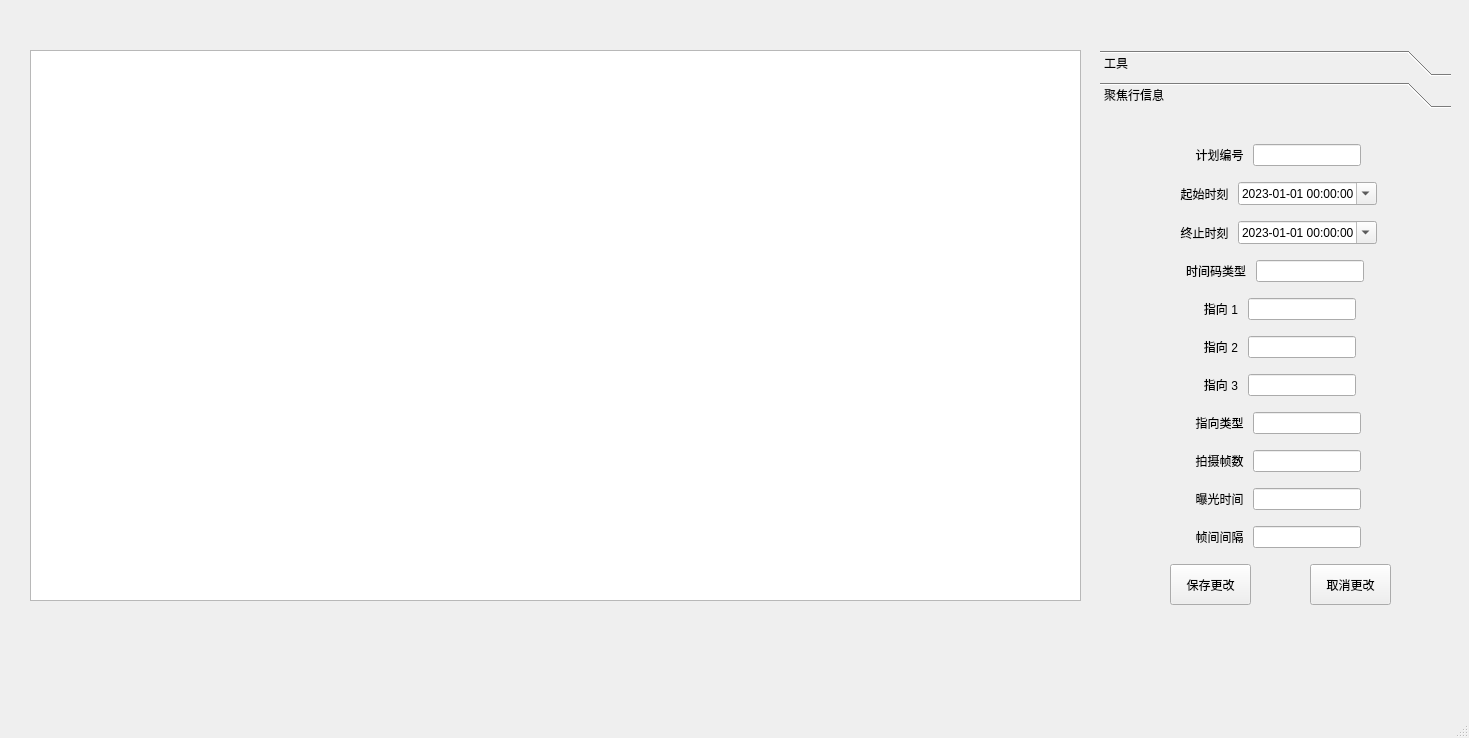
<?xml version="1.0" encoding="UTF-8"?>
<ui version="4.0">
 <class>MainWindow</class>
 <widget class="QMainWindow" name="MainWindow">
  <property name="geometry">
   <rect>
    <x>0</x>
    <y>0</y>
    <width>1469</width>
    <height>738</height>
   </rect>
  </property>
  <property name="windowTitle">
   <string>MainWindow</string>
  </property>
  <widget class="QWidget" name="centralwidget">
   <widget class="QTreeView" name="treeView">
    <property name="geometry">
     <rect>
      <x>30</x>
      <y>50</y>
      <width>1051</width>
      <height>551</height>
     </rect>
    </property>
   </widget>
   <widget class="QToolBox" name="toolBox">
    <property name="geometry">
     <rect>
      <x>1100</x>
      <y>50</y>
      <width>351</width>
      <height>571</height>
     </rect>
    </property>
    <property name="minimumSize">
     <size>
      <width>171</width>
      <height>251</height>
     </size>
    </property>
    <property name="layoutDirection">
     <enum>Qt::LeftToRight</enum>
    </property>
    <property name="currentIndex">
     <number>1</number>
    </property>
    <widget class="QWidget" name="page_1">
     <property name="geometry">
      <rect>
       <x>0</x>
       <y>0</y>
       <width>351</width>
       <height>501</height>
      </rect>
     </property>
     <property name="minimumSize">
      <size>
       <width>0</width>
       <height>0</height>
      </size>
     </property>
     <attribute name="label">
      <string>工具</string>
     </attribute>
     <widget class="QPushButton" name="addTaskGroup_pushButton">
      <property name="geometry">
       <rect>
        <x>30</x>
        <y>10</y>
        <width>101</width>
        <height>41</height>
       </rect>
      </property>
      <property name="text">
       <string>添加任务集</string>
      </property>
     </widget>
     <widget class="QPushButton" name="addTask_pushButton">
      <property name="geometry">
       <rect>
        <x>30</x>
        <y>70</y>
        <width>101</width>
        <height>41</height>
       </rect>
      </property>
      <property name="text">
       <string>添加任务</string>
      </property>
     </widget>
     <widget class="QPushButton" name="del_pushButton">
      <property name="geometry">
       <rect>
        <x>20</x>
        <y>140</y>
        <width>181</width>
        <height>41</height>
       </rect>
      </property>
      <property name="text">
       <string>删除选中任务/任务集</string>
      </property>
     </widget>
     <widget class="QPushButton" name="processInfo_pushButton">
      <property name="geometry">
       <rect>
        <x>20</x>
        <y>210</y>
        <width>151</width>
        <height>51</height>
       </rect>
      </property>
      <property name="text">
       <string>进程信息</string>
      </property>
     </widget>
    </widget>
    <widget class="QWidget" name="page_3">
     <property name="geometry">
      <rect>
       <x>0</x>
       <y>0</y>
       <width>351</width>
       <height>501</height>
      </rect>
     </property>
     <attribute name="label">
      <string>聚焦行信息</string>
     </attribute>
     <widget class="QWidget" name="layoutWidget">
      <property name="geometry">
       <rect>
        <x>10</x>
        <y>20</y>
        <width>330</width>
        <height>424</height>
       </rect>
      </property>
      <layout class="QVBoxLayout" name="verticalLayout">
       <item>
        <layout class="QHBoxLayout" name="horizontalLayout">
         <item>
          <spacer name="horizontalSpacer_4">
           <property name="orientation">
            <enum>Qt::Horizontal</enum>
           </property>
           <property name="sizeHint" stdset="0">
            <size>
             <width>40</width>
             <height>20</height>
            </size>
           </property>
          </spacer>
         </item>
         <item>
          <widget class="QLabel" name="label_1">
           <property name="text">
            <string>  计划编号 </string>
           </property>
          </widget>
         </item>
         <item>
          <widget class="QLineEdit" name="lineEdit_1">
           <property name="readOnly">
            <bool>true</bool>
           </property>
          </widget>
         </item>
         <item>
          <spacer name="horizontalSpacer">
           <property name="orientation">
            <enum>Qt::Horizontal</enum>
           </property>
           <property name="sizeHint" stdset="0">
            <size>
             <width>40</width>
             <height>20</height>
            </size>
           </property>
          </spacer>
         </item>
        </layout>
       </item>
       <item>
        <layout class="QHBoxLayout" name="horizontalLayout_2">
         <item>
          <spacer name="horizontalSpacer_2">
           <property name="orientation">
            <enum>Qt::Horizontal</enum>
           </property>
           <property name="sizeHint" stdset="0">
            <size>
             <width>40</width>
             <height>20</height>
            </size>
           </property>
          </spacer>
         </item>
         <item>
          <widget class="QLabel" name="label_2">
           <property name="text">
            <string>  起始时刻 </string>
           </property>
          </widget>
         </item>
         <item>
          <widget class="QDateTimeEdit" name="dateTimeEdit_2">
           <property name="dateTime">
            <datetime>
             <hour>0</hour>
             <minute>0</minute>
             <second>0</second>
             <year>2023</year>
             <month>1</month>
             <day>1</day>
            </datetime>
           </property>
           <property name="displayFormat">
            <string>yyyy-MM-dd HH:mm:ss</string>
           </property>
           <property name="calendarPopup">
            <bool>true</bool>
           </property>
          </widget>
         </item>
         <item>
          <spacer name="horizontalSpacer_5">
           <property name="orientation">
            <enum>Qt::Horizontal</enum>
           </property>
           <property name="sizeHint" stdset="0">
            <size>
             <width>40</width>
             <height>20</height>
            </size>
           </property>
          </spacer>
         </item>
        </layout>
       </item>
       <item>
        <layout class="QHBoxLayout" name="horizontalLayout_3">
         <item>
          <spacer name="horizontalSpacer_3">
           <property name="orientation">
            <enum>Qt::Horizontal</enum>
           </property>
           <property name="sizeHint" stdset="0">
            <size>
             <width>40</width>
             <height>20</height>
            </size>
           </property>
          </spacer>
         </item>
         <item>
          <widget class="QLabel" name="label_3">
           <property name="text">
            <string>  终止时刻 </string>
           </property>
          </widget>
         </item>
         <item>
          <widget class="QDateTimeEdit" name="dateTimeEdit_3">
           <property name="showGroupSeparator" stdset="0">
            <bool>false</bool>
           </property>
           <property name="dateTime">
            <datetime>
             <hour>0</hour>
             <minute>0</minute>
             <second>0</second>
             <year>2023</year>
             <month>1</month>
             <day>1</day>
            </datetime>
           </property>
           <property name="displayFormat">
            <string>yyyy-MM-dd HH:mm:ss</string>
           </property>
           <property name="calendarPopup">
            <bool>true</bool>
           </property>
          </widget>
         </item>
         <item>
          <spacer name="horizontalSpacer_6">
           <property name="orientation">
            <enum>Qt::Horizontal</enum>
           </property>
           <property name="sizeHint" stdset="0">
            <size>
             <width>40</width>
             <height>20</height>
            </size>
           </property>
          </spacer>
         </item>
        </layout>
       </item>
       <item>
        <layout class="QHBoxLayout" name="horizontalLayout_4">
         <item>
          <spacer name="horizontalSpacer_7">
           <property name="orientation">
            <enum>Qt::Horizontal</enum>
           </property>
           <property name="sizeHint" stdset="0">
            <size>
             <width>40</width>
             <height>20</height>
            </size>
           </property>
          </spacer>
         </item>
         <item>
          <widget class="QLabel" name="label_4">
           <property name="text">
            <string>时间码类型 </string>
           </property>
          </widget>
         </item>
         <item>
          <widget class="QLineEdit" name="lineEdit_4"/>
         </item>
         <item>
          <spacer name="horizontalSpacer_8">
           <property name="orientation">
            <enum>Qt::Horizontal</enum>
           </property>
           <property name="sizeHint" stdset="0">
            <size>
             <width>40</width>
             <height>20</height>
            </size>
           </property>
          </spacer>
         </item>
        </layout>
       </item>
       <item>
        <layout class="QHBoxLayout" name="horizontalLayout_5">
         <item>
          <spacer name="horizontalSpacer_9">
           <property name="orientation">
            <enum>Qt::Horizontal</enum>
           </property>
           <property name="sizeHint" stdset="0">
            <size>
             <width>40</width>
             <height>20</height>
            </size>
           </property>
          </spacer>
         </item>
         <item>
          <widget class="QLabel" name="label_8">
           <property name="text">
            <string>   指向 1 </string>
           </property>
          </widget>
         </item>
         <item>
          <widget class="QLineEdit" name="lineEdit_5"/>
         </item>
         <item>
          <spacer name="horizontalSpacer_10">
           <property name="orientation">
            <enum>Qt::Horizontal</enum>
           </property>
           <property name="sizeHint" stdset="0">
            <size>
             <width>40</width>
             <height>20</height>
            </size>
           </property>
          </spacer>
         </item>
        </layout>
       </item>
       <item>
        <layout class="QHBoxLayout" name="horizontalLayout_6">
         <item>
          <spacer name="horizontalSpacer_11">
           <property name="orientation">
            <enum>Qt::Horizontal</enum>
           </property>
           <property name="sizeHint" stdset="0">
            <size>
             <width>40</width>
             <height>20</height>
            </size>
           </property>
          </spacer>
         </item>
         <item>
          <widget class="QLabel" name="label_5">
           <property name="text">
            <string>   指向 2 </string>
           </property>
          </widget>
         </item>
         <item>
          <widget class="QLineEdit" name="lineEdit_6"/>
         </item>
         <item>
          <spacer name="horizontalSpacer_12">
           <property name="orientation">
            <enum>Qt::Horizontal</enum>
           </property>
           <property name="sizeHint" stdset="0">
            <size>
             <width>40</width>
             <height>20</height>
            </size>
           </property>
          </spacer>
         </item>
        </layout>
       </item>
       <item>
        <layout class="QHBoxLayout" name="horizontalLayout_7">
         <item>
          <spacer name="horizontalSpacer_13">
           <property name="orientation">
            <enum>Qt::Horizontal</enum>
           </property>
           <property name="sizeHint" stdset="0">
            <size>
             <width>40</width>
             <height>20</height>
            </size>
           </property>
          </spacer>
         </item>
         <item>
          <widget class="QLabel" name="label_9">
           <property name="text">
            <string>   指向 3 </string>
           </property>
          </widget>
         </item>
         <item>
          <widget class="QLineEdit" name="lineEdit_7"/>
         </item>
         <item>
          <spacer name="horizontalSpacer_14">
           <property name="orientation">
            <enum>Qt::Horizontal</enum>
           </property>
           <property name="sizeHint" stdset="0">
            <size>
             <width>40</width>
             <height>20</height>
            </size>
           </property>
          </spacer>
         </item>
        </layout>
       </item>
       <item>
        <layout class="QHBoxLayout" name="horizontalLayout_8">
         <item>
          <spacer name="horizontalSpacer_15">
           <property name="orientation">
            <enum>Qt::Horizontal</enum>
           </property>
           <property name="sizeHint" stdset="0">
            <size>
             <width>40</width>
             <height>20</height>
            </size>
           </property>
          </spacer>
         </item>
         <item>
          <widget class="QLabel" name="label_6">
           <property name="text">
            <string>  指向类型 </string>
           </property>
          </widget>
         </item>
         <item>
          <widget class="QLineEdit" name="lineEdit_8"/>
         </item>
         <item>
          <spacer name="horizontalSpacer_16">
           <property name="orientation">
            <enum>Qt::Horizontal</enum>
           </property>
           <property name="sizeHint" stdset="0">
            <size>
             <width>40</width>
             <height>20</height>
            </size>
           </property>
          </spacer>
         </item>
        </layout>
       </item>
       <item>
        <layout class="QHBoxLayout" name="horizontalLayout_9">
         <item>
          <spacer name="horizontalSpacer_17">
           <property name="orientation">
            <enum>Qt::Horizontal</enum>
           </property>
           <property name="sizeHint" stdset="0">
            <size>
             <width>40</width>
             <height>20</height>
            </size>
           </property>
          </spacer>
         </item>
         <item>
          <widget class="QLabel" name="label_7">
           <property name="text">
            <string>  拍摄帧数 </string>
           </property>
          </widget>
         </item>
         <item>
          <widget class="QLineEdit" name="lineEdit_9"/>
         </item>
         <item>
          <spacer name="horizontalSpacer_22">
           <property name="orientation">
            <enum>Qt::Horizontal</enum>
           </property>
           <property name="sizeHint" stdset="0">
            <size>
             <width>40</width>
             <height>20</height>
            </size>
           </property>
          </spacer>
         </item>
        </layout>
       </item>
       <item>
        <layout class="QHBoxLayout" name="horizontalLayout_10">
         <item>
          <spacer name="horizontalSpacer_18">
           <property name="orientation">
            <enum>Qt::Horizontal</enum>
           </property>
           <property name="sizeHint" stdset="0">
            <size>
             <width>40</width>
             <height>20</height>
            </size>
           </property>
          </spacer>
         </item>
         <item>
          <widget class="QLabel" name="label_10">
           <property name="text">
            <string>  曝光时间 </string>
           </property>
          </widget>
         </item>
         <item>
          <widget class="QLineEdit" name="lineEdit_10"/>
         </item>
         <item>
          <spacer name="horizontalSpacer_21">
           <property name="orientation">
            <enum>Qt::Horizontal</enum>
           </property>
           <property name="sizeHint" stdset="0">
            <size>
             <width>40</width>
             <height>20</height>
            </size>
           </property>
          </spacer>
         </item>
        </layout>
       </item>
       <item>
        <layout class="QHBoxLayout" name="horizontalLayout_11">
         <item>
          <spacer name="horizontalSpacer_19">
           <property name="orientation">
            <enum>Qt::Horizontal</enum>
           </property>
           <property name="sizeHint" stdset="0">
            <size>
             <width>40</width>
             <height>20</height>
            </size>
           </property>
          </spacer>
         </item>
         <item>
          <widget class="QLabel" name="label_11">
           <property name="text">
            <string>  帧间间隔 </string>
           </property>
          </widget>
         </item>
         <item>
          <widget class="QLineEdit" name="lineEdit_11"/>
         </item>
         <item>
          <spacer name="horizontalSpacer_20">
           <property name="orientation">
            <enum>Qt::Horizontal</enum>
           </property>
           <property name="sizeHint" stdset="0">
            <size>
             <width>40</width>
             <height>20</height>
            </size>
           </property>
          </spacer>
         </item>
        </layout>
       </item>
      </layout>
     </widget>
     <widget class="QPushButton" name="update_pushButton">
      <property name="geometry">
       <rect>
        <x>70</x>
        <y>450</y>
        <width>81</width>
        <height>41</height>
       </rect>
      </property>
      <property name="text">
       <string>保存更改</string>
      </property>
     </widget>
     <widget class="QPushButton" name="rollback_pushButton">
      <property name="geometry">
       <rect>
        <x>210</x>
        <y>450</y>
        <width>81</width>
        <height>41</height>
       </rect>
      </property>
      <property name="text">
       <string>取消更改</string>
      </property>
     </widget>
    </widget>
   </widget>
  </widget>
  <widget class="QMenuBar" name="menubar">
   <property name="geometry">
    <rect>
     <x>0</x>
     <y>0</y>
     <width>1469</width>
     <height>26</height>
    </rect>
   </property>
  </widget>
  <widget class="QStatusBar" name="statusbar"/>
 </widget>
 <resources/>
 <connections/>
</ui>
